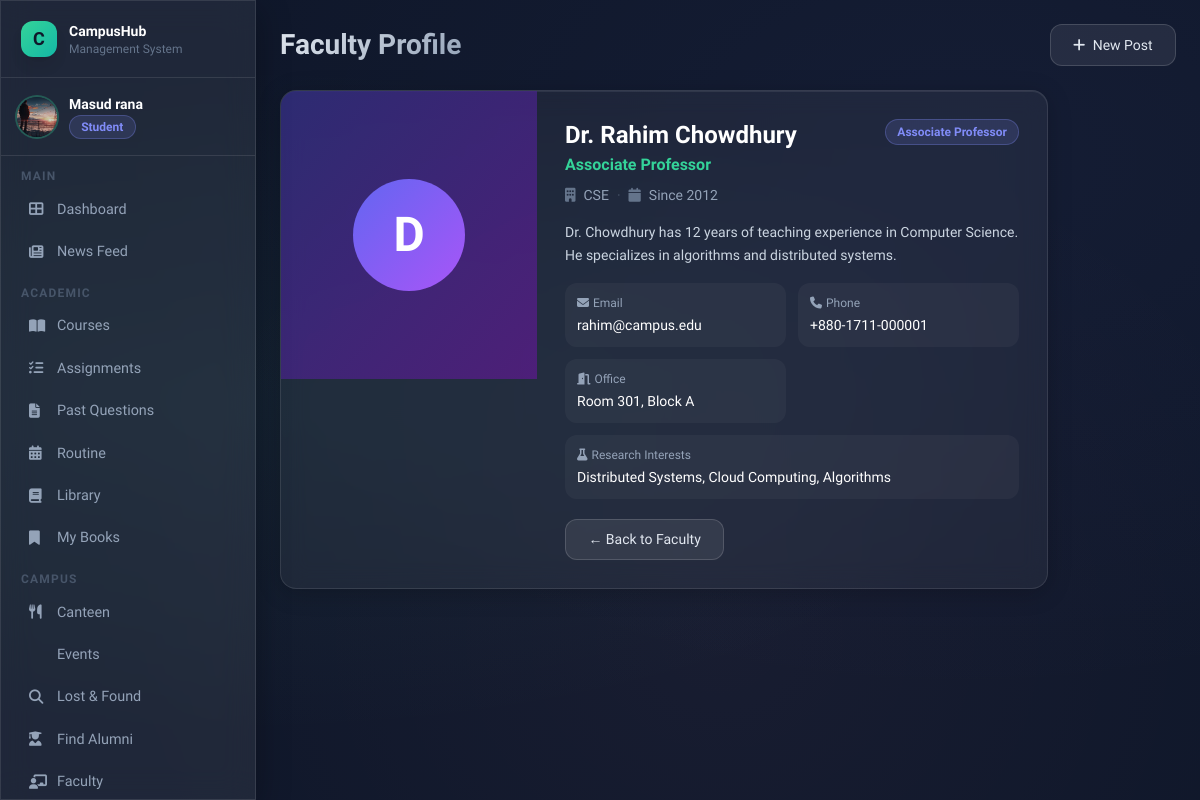
Screenshot of /users/faculty/1/ (signed in) with the database file from the repository.
### users/models.py (models this page shows, shortened)
class User(AbstractUser):
    ROLE_CHOICES = [
        ('admin', 'Admin'),
        ('teacher', 'Teacher'),
        ('student', 'Student'),
        ('alumni', 'Alumni'),
    ]
    email = models.EmailField(unique=True)
    phone = models.CharField(max_length=20, blank=True)
    role = models.CharField(max_length=20, choices=ROLE_CHOICES, default='student')
    profile_picture = models.ImageField(upload_to='profile_pics/', blank=True, null=True)
    USERNAME_FIELD = 'email'
    REQUIRED_FIELDS = ['username']
    def is_student(self): return self.role == 'student'
    def is_alumni(self): return self.role == 'alumni'
    def is_admin_role(self): return self.role == 'admin'

class Faculty(models.Model):
    RANK_CHOICES = [
        ('professor', 'Professor'),
        ('associate_professor', 'Associate Professor'),
        ('assistant_professor', 'Assistant Professor'),
        ('lecturer', 'Lecturer'),
        ('senior_lecturer', 'Senior Lecturer'),
        ('adjunct', 'Adjunct Faculty'),
    ]
    name = models.CharField(max_length=200)
    department = models.CharField(max_length=100)
    designation = models.CharField(max_length=100)
    rank = models.CharField(max_length=30, choices=RANK_CHOICES, default='lecturer')
    email = models.EmailField(blank=True)
    phone = models.CharField(max_length=20, blank=True)
    office_room = models.CharField(max_length=50, blank=True)
    photo = models.ImageField(upload_to='faculty_photos/', blank=True, null=True)
    bio = models.TextField(blank=True)
    research_interest = models.CharField(max_length=300, blank=True)
    joined_year = models.IntegerField(null=True, blank=True)
    is_active = models.BooleanField(default=True)
    order = models.IntegerField(default=0, help_text='Display order (lower = shown first)')
    linked_user = models.OneToOneField(
        User, on_delete=models.SET_NULL, null=True, blank=True,
        related_name='faculty_profile',
        help_text='Link to a teacher user account (optional)'
    )
    class Meta:
        ordering = ['order', 'name']
        verbose_name_plural = 'Faculty Members'

### users/views.py (the view)
# urls.py: path('faculty/<int:pk>/', views.faculty_detail, name='faculty_detail'),
@login_required
def faculty_detail(request, pk):
    member = get_object_or_404(Faculty, pk=pk, is_active=True)
    return render(request, 'users/faculty_detail.html', {'member': member})

### templates/users/faculty_detail.html (shortened to what this page needs)
{% extends 'base.html' %}
{% block page_title %}Faculty Profile{% endblock %}
{% block content %}
<div class="max-w-3xl">
  <div class="glass-card overflow-hidden mb-5">
    <div class="flex gap-0">
      <div class="w-64 flex-shrink-0 relative">
        {% if member.photo %}
          <img src="{{ member.photo.url }}" class="w-full h-full object-cover object-top min-h-72">
        {% else %}
          <div class="w-full min-h-72 bg-gradient-to-br from-indigo-900/80 to-purple-900/80 flex items-center justify-center">
            <div class="w-28 h-28 rounded-full bg-gradient-to-br from-indigo-500 to-purple-500 flex items-center justify-center text-white text-5xl font-bold">
              {{ member.name|first|upper }}
            </div>
          </div>
        {% endif %}
      </div>
      <div class="flex-1 p-7">
        <div class="flex items-start justify-between mb-2">
          <div>
            <h2 class="text-2xl font-bold text-white">{{ member.name }}</h2>
            <div class="text-emerald-400 font-semibold mt-0.5">{{ member.designation }}</div>
          </div>
          <span class="badge badge-blue">{{ member.get_rank_display }}</span>
        </div>
        <div class="text-slate-400 text-sm mb-4 flex items-center gap-2">
          <i class="fas fa-building text-slate-500"></i> {{ member.department }}
          {% if member.joined_year %}<span class="text-slate-600">·</span><i class="fas fa-calendar text-slate-500"></i> Since {{ member.joined_year }}{% endif %}
        </div>
        {% if member.bio %}
          <p class="text-slate-300 text-sm leading-relaxed mb-4">{{ member.bio }}</p>
        {% endif %}
        <div class="grid grid-cols-2 gap-3">
          {% if member.email %}
          <div class="bg-white/[0.04] rounded-xl p-3">
            <div class="text-xs text-slate-400 mb-1"><i class="fas fa-envelope mr-1"></i>Email</div>
            <div class="text-white text-sm">{{ member.email }}</div>
          </div>
          {% endif %}
          {% if member.phone %}
          <div class="bg-white/[0.04] rounded-xl p-3">
            <div class="text-xs text-slate-400 mb-1"><i class="fas fa-phone mr-1"></i>Phone</div>
            <div class="text-white text-sm">{{ member.phone }}</div>
          </div>
          {% endif %}
          {% if member.office_room %}
          <div class="bg-white/[0.04] rounded-xl p-3">
            <div class="text-xs text-slate-400 mb-1"><i class="fas fa-door-open mr-1"></i>Office</div>
            <div class="text-white text-sm">Room {{ member.office_room }}</div>
          </div>
          {% endif %}
          {% if member.research_interest %}
          <div class="bg-white/[0.04] rounded-xl p-3 col-span-2">
            <div class="text-xs text-slate-400 mb-1"><i class="fas fa-flask mr-1"></i>Research Interests</div>
            <div class="text-white text-sm">{{ member.research_interest }}</div>
          </div>
          {% endif %}
        </div>
        <div class="mt-5 flex gap-3">
          <a href="{% url 'faculty_list' %}" class="btn-secondary text-sm">← Back to Faculty</a>
        </div>
      </div>
    </div>
  </div>
</div>
{% endblock %}

### templates/base.html (shortened to what this page needs)
<!DOCTYPE html>
<html lang="en">
<head>
<script src="https://cdn.tailwindcss.com"></script>
<link rel="stylesheet" href="https://cdnjs.cloudflare.com/ajax/libs/font-awesome/6.4.0/css/all.min.css">
</head>
<body>
<div class="mesh-bg"></div>
{% if user.is_authenticated %}
<div class="flex min-h-screen">
  <aside class="w-64 flex-shrink-0 glass border-r border-white/10 flex flex-col fixed h-full z-20 overflow-y-auto scrollbar-thin">
    <div class="p-5 border-b border-white/10">
      <div class="flex items-center gap-3">
        <div class="w-9 h-9 rounded-xl bg-gradient-to-br from-emerald-400 to-teal-500 flex items-center justify-center text-slate-900 font-bold text-lg shadow-lg">C</div>
        <div>
          <div class="font-bold text-white text-sm">CampusHub</div>
          <div class="text-xs text-slate-500">Management System</div>
        </div>
      </div>
    </div>
    <div class="p-4 border-b border-white/10">
      <div class="flex items-center gap-3">
        {% if user.profile_picture %}
          <img src="{{ user.profile_picture.url }}" class="w-10 h-10 rounded-full object-cover ring-2 ring-emerald-400/30">
        {% else %}
          <div class="w-10 h-10 rounded-full bg-gradient-to-br from-indigo-500 to-purple-500 flex items-center justify-center text-white font-bold text-sm">
            {{ user.first_name|first|upper }}{{ user.last_name|first|upper }}
          </div>
        {% endif %}
        <div class="overflow-hidden">
          <div class="font-semibold text-sm text-white truncate">{{ user.get_full_name|default:user.username }}</div>
          <span class="badge {% if user.role == 'student' %}badge-blue{% elif user.role == 'teacher' %}badge-green{% elif user.role == 'alumni' %}badge-pink{% else %}badge-yellow{% endif %} text-xs">{{ user.role|title }}</span>
        </div>
      </div>
    </div>
    <nav class="p-3 flex-1">
      <div class="mb-2">
        <p class="text-xs text-slate-600 uppercase tracking-widest px-2 mb-1 font-semibold">Main</p>
        <a href="{% url 'dashboard' %}" class="sidebar-link {% if request.resolver_match.url_name == 'dashboard' %}active{% endif %}">
          <i class="fas fa-th-large w-4"></i> Dashboard
        </a>
        <a href="{% url 'post_list' %}" class="sidebar-link {% if 'post' in request.resolver_match.url_name %}active{% endif %}">
          <i class="fas fa-newspaper w-4"></i> News Feed
        </a>
      </div>
      {% if not user.is_alumni %}
      <div class="mb-2">
        <p class="text-xs text-slate-600 uppercase tracking-widest px-2 mb-1 mt-3 font-semibold">Academic</p>
        <a href="{% url 'course_list' %}" class="sidebar-link">
          <i class="fas fa-book-open w-4"></i> Courses
        </a>
        <a href="{% url 'assignment_list' %}" class="sidebar-link">
          <i class="fas fa-tasks w-4"></i> Assignments
        </a>
        <a href="{% url 'previous_questions' %}" class="sidebar-link">
          <i class="fas fa-file-alt w-4"></i> Past Questions
        </a>
        <a href="{% url 'routine' %}" class="sidebar-link">
          <i class="fas fa-calendar-alt w-4"></i> Routine
        </a>
        <a href="{% url 'book_list' %}" class="sidebar-link">
          <i class="fas fa-book w-4"></i> Library
        </a>
        <a href="{% url 'my_books' %}" class="sidebar-link">
          <i class="fas fa-bookmark w-4"></i> My Books
        </a>
      </div>
      {% endif %}
      <div class="mb-2">
        <p class="text-xs text-slate-600 uppercase tracking-widest px-2 mb-1 mt-3 font-semibold">Campus</p>
        <a href="{% url 'canteen_menu' %}" class="sidebar-link">
          <i class="fas fa-utensils w-4"></i> Canteen
        </a>
        <a href="{% url 'event_list' %}" class="sidebar-link">
           Events
        </a>
        <a href="{% url 'lost_found' %}" class="sidebar-link">
          <i class="fas fa-search w-4"></i> Lost & Found
        </a>
        {% if user.is_student %}
        <a href="{% url 'alumni_list' %}" class="sidebar-link">
          <i class="fas fa-user-graduate w-4"></i> Find Alumni
        </a>
        {% endif %}
        <a href="{% url 'faculty_list' %}" class="sidebar-link">
          <i class="fas fa-chalkboard-teacher w-4"></i> Faculty
        </a>
      </div>
    </nav>
  </aside>
  <main class="flex-1 ml-64 p-6 min-h-screen">
    <header class="flex items-center justify-between mb-6">
      <div>
        {% block page_header %}<h1 class="page-title">{% block page_title %}Dashboard{% endblock %}</h1>{% endblock %}
      </div>
      <div class="flex items-center gap-3">
        <a href="{% url 'create_post' %}" class="btn-secondary text-sm"><i class="fas fa-plus mr-1"></i> New Post</a>
      </div>
    </header>
    {% block content %}{% endblock %}
  </main>
</div>
{% else %}
{% block auth_content %}{% endblock %}
{% endif %}
</body>
</html>

### templates/base.html (style rules this page uses)
:root { --glass: rgba(255,255,255,0.07); --glass-border: rgba(255,255,255,0.12); --accent: #6ee7b7; --accent2: #818cf8; --accent3: #f9a8d4; }
* { font-family: 'Sora', sans-serif; }
body { background: #0f172a; color: #e2e8f0; min-height: 100vh; }
.glass { background: var(--glass); backdrop-filter: blur(16px); -webkit-backdrop-filter: blur(16px); border: 1px solid var(--glass-border); box-shadow: 0 8px 32px rgba(0,0,0,0.3); }
.glass-card { background: rgba(255,255,255,0.05); backdrop-filter: blur(12px); border: 1px solid rgba(255,255,255,0.1); border-radius: 1rem; box-shadow: 0 4px 24px rgba(0,0,0,0.2), inset 0 1px 0 rgba(255,255,255,0.08); transition: transform 0.2s ease, box-shadow 0.2s ease; }
.btn-secondary { background: rgba(255,255,255,0.08); border: 1px solid rgba(255,255,255,0.15); color: #e2e8f0; font-weight: 500; padding: 0.6rem 1.4rem; border-radius: 0.75rem; transition: all 0.2s; cursor: pointer; display: inline-block; text-decoration: none; }
.badge { display: inline-flex; align-items: center; gap: 0.3rem; padding: 0.2rem 0.7rem; border-radius: 9999px; font-size: 0.75rem; font-weight: 600; }
.badge-blue { background: rgba(129,140,248,0.15); color: #818cf8; border: 1px solid rgba(129,140,248,0.3); }
.sidebar-link { display: flex; align-items: center; gap: 0.75rem; padding: 0.65rem 1rem; border-radius: 0.75rem; color: #94a3b8; font-size: 0.9rem; font-weight: 500; transition: all 0.2s; text-decoration: none; }
.page-title { font-size: 1.75rem; font-weight: 700; background: linear-gradient(135deg, #e2e8f0, #94a3b8); -webkit-background-clip: text; -webkit-text-fill-color: transparent; }
.mesh-bg { position: fixed; inset: 0; z-index: -1; background: radial-gradient(ellipse at 20% 50%, rgba(110,231,183,0.05) 0%, transparent 60%), radial-gradient(ellipse at 80% 20%, rgba(129,140,248,0.05) 0%, transparent 60%), radial-gradient(ellipse at 60% 80%, rgba(249,168,212,0.04) 0%, transparent 60%), #0f172a; }

### rows the page displays
User: profile_picture (picture), get_full_name "Masud rana", role "Student"
Faculty: name|first "D", name "Dr. Rahim Chowdhury", designation "Associate Professor", rank "Associate Professor", department "CSE", joined_year "2012", bio "Dr. Chowdhury has 12 years of teaching experience in Computer Science. He specializes in algorithms and distributed systems.", email "rahim@campus.edu", phone "+880-1711-000001", office_room "301, Block A", research_interest "Distributed Systems, Cloud Computing, Algorithms"
